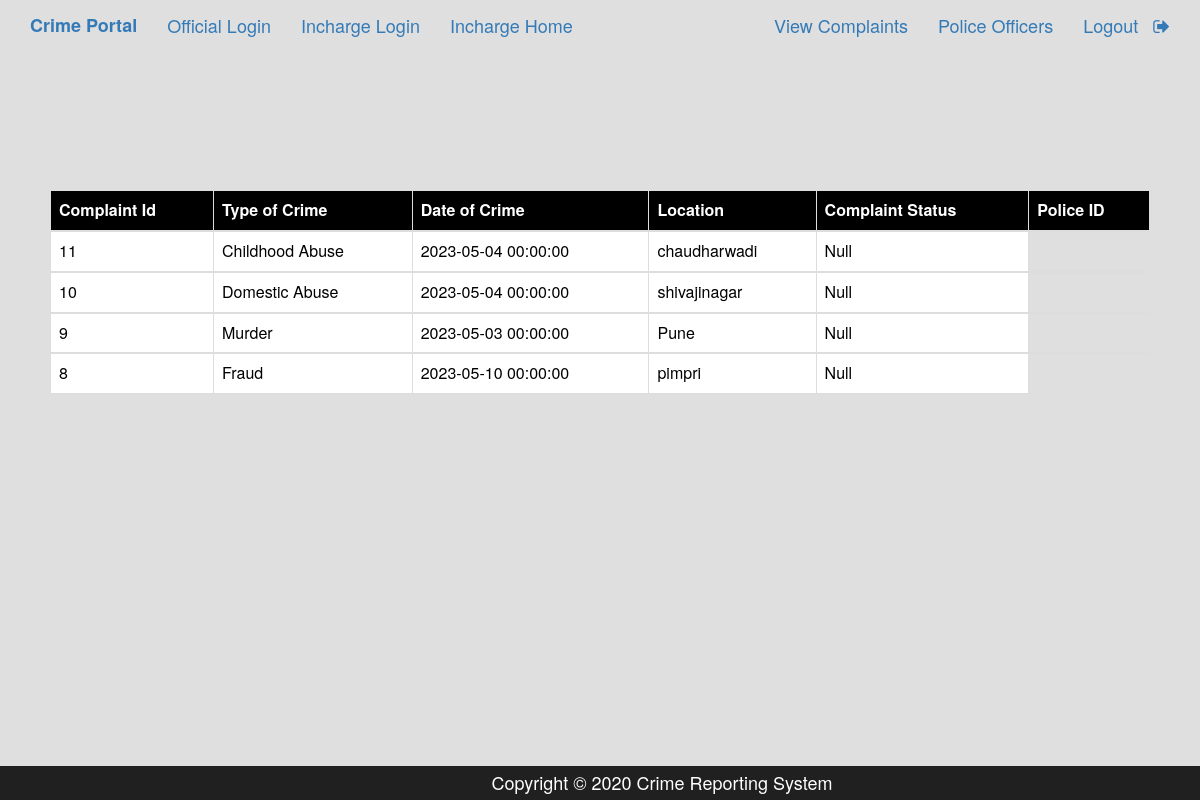
The page /Incharge_complain_page.php on the database its author committed.
### tables this page shows
CREATE TABLE `complaint` (
  `c_id` int(11) NOT NULL,
  `a_no` bigint(12) NOT NULL,
  `location` varchar(50) NOT NULL,
  `type_crime` varchar(50) NOT NULL,
  `crimedate` datetime NOT NULL,
  `complaintdate` datetime NOT NULL,
  `culprit` varchar(300) NOT NULL,
  `description` varchar(7000) NOT NULL,
  `image` varchar(300) NOT NULL,
  `inc_status` varchar(50) DEFAULT 'Unassigned',
  `pol_status` varchar(50) DEFAULT 'null',
  `p_id` varchar(50) DEFAULT 'Null'
);

### Incharge_complain_page.php (the view, shortened to what this page needs)
<?php
	$conn=mysqli_connect("localhost","root","","crime_portal",3306);
?>
<html>
<head>
	<link rel="stylesheet" type="text/css" href="https://maxcdn.bootstrapcdn.com/bootstrap/3.3.5/css/bootstrap.min.css">
	<link rel="stylesheet" type="text/css" href="https://maxcdn.bootstrapcdn.com/font-awesome/4.4.0/css/font-awesome.min.css">
</head>
<body style="background-color: #dfdfdf">
	<nav  class="navbar navbar-d efault navbar-fixed-top">
  <div class="container">
    <div class="navbar-header">
      <a class="navbar-brand" href="home.php"><b>Crime Portal</b></a>
    </div>
    <div id="navbar" class="collapse navbar-collapse">
      <ul class="nav navbar-nav">
        <li ><a href="official_login.php">Official Login</a></li>
        <li ><a href="inchargelogin.php">Incharge Login</a></li>
        <li class="active"><a href="Incharge_complain_page.php">Incharge Home</a></li>
      </ul>
      <ul class="nav navbar-nav navbar-right">
        <li class="active" ><a href="Incharge_complain_page.php">View Complaints</a></li>
        <li ><a href="incharge_view_police.php?i_id=<?php echo $_SESSION['email']?>">Police Officers</a></li>
        <li><a href="inc_logout.php">Logout &nbsp <i class="fa fa-sign-out" aria-hidden="true"></i></a></li>
      </ul>
    </div>
  </div>
 </nav>
    <br><br><br>
 <div style="padding:50px;">
   <table class="table table-bordered">
    <thead class="thead-dark" style="background-color: black; color: white;">
      <tr>
        <th scope="col">Complaint Id</th>
        <th scope="col">Type of Crime</th>
        <th scope="col">Date of Crime</th>
        <th scope="col">Location</th>
        <th scope="col">Complaint Status</th>
          <th scope="col">Police ID</th>
      </tr>
    </thead>
            <?php
				$query="select * from complaint order by c_id desc";
				$result=mysqli_query($conn,$query);
				$total=mysqli_num_rows($result);
				if($total!=0)
				{
              while($rows=mysqli_fetch_assoc($result)){
             ?>
            <tbody style="background-color: white; color: black;">
      <tr>
        <td><?php echo $rows['c_id'];?></td>
        <td><?php echo $rows['type_crime'];?></td>
        <td><?php echo $rows['crimedate'];?></td>
          <td><?php echo $rows['location'];?></td>
          <td><?php echo $rows['p_id']; ?></td>
      </tr>
    </tbody>
    <?php
    }
				}
				else
				{
						echo "<script>alert('No record Found in your scope')</script>";
				}
    ?>
</table>
<div class="fixed-footer">
        <div class="container">Copyright &copy; 2020 Crime Reporting System</div>
</div>
</body>
</body>
</html>

### Incharge_complain_page.php (style rules this page uses)
.fixed-footer { width:120%; margin-left:-9%; position:fixed; bottom:0; background:#202020; padding:4px; color:white; }
.container { font-size:18px; text-align:center; }

### rows shown on the page
complaint: c_id "11", type_crime "Childhood Abuse", crimedate "2023-05-04 00:00:00", location "chaudharwadi", p "Null"
complaint: c_id "10", type_crime "Domestic Abuse", crimedate "2023-05-04 00:00:00", location "shivajinagar", p "Null"
complaint: c_id "9", type_crime "Murder", crimedate "2023-05-03 00:00:00", location "Pune", p "Null"
complaint: c_id "8", type_crime "Fraud", crimedate "2023-05-10 00:00:00", location "pimpri", p "Null"
